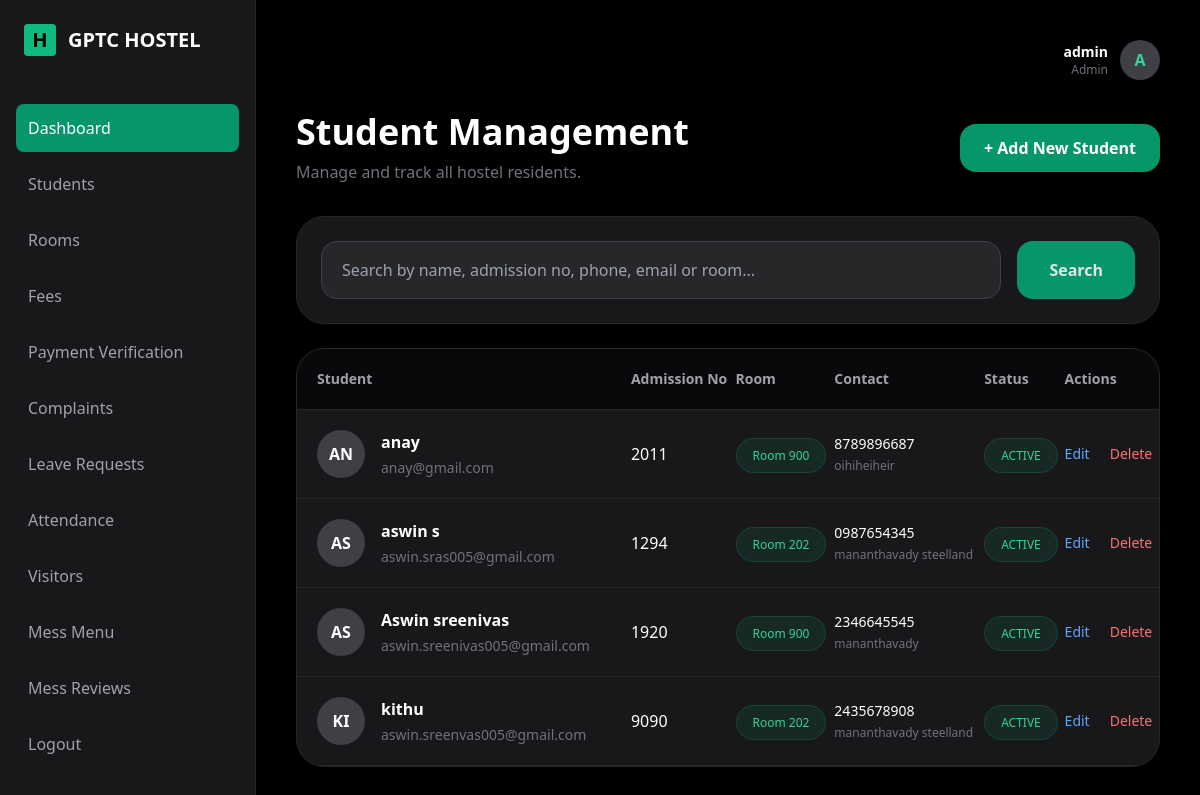
The app's page /admin/students.php (signed in) with its own data.
### tables this page shows
CREATE TABLE `students` (
  `student_id` int(11) NOT NULL,
  `user_id` int(11) DEFAULT NULL,
  `parent_id` int(11) DEFAULT NULL,
  `admission_no` varchar(50) DEFAULT NULL,
  `full_name` varchar(100) DEFAULT NULL,
  `gender` enum('male','female','other') DEFAULT NULL,
  `dob` date DEFAULT NULL,
  `course` varchar(100) DEFAULT NULL,
  `department` varchar(100) DEFAULT NULL,
  `year` int(11) DEFAULT NULL,
  `phone` varchar(20) DEFAULT NULL,
  `email` varchar(100) DEFAULT NULL,
  `address` text DEFAULT NULL,
  `blood_group` varchar(10) DEFAULT NULL,
  `photo` varchar(255) DEFAULT NULL,
  `join_date` date DEFAULT NULL,
  `status` enum('active','left','suspended') DEFAULT 'active',
  `created_at` timestamp NOT NULL DEFAULT current_timestamp()
);

CREATE TABLE `rooms` (
  `room_id` int(11) NOT NULL,
  `block_id` int(11) DEFAULT NULL,
  `room_number` varchar(20) DEFAULT NULL,
  `floor` int(11) DEFAULT NULL,
  `capacity` int(11) DEFAULT NULL,
  `current_occupancy` int(11) DEFAULT 0,
  `room_type` enum('single','double','triple','dormitory') DEFAULT NULL,
  `status` enum('available','full','maintenance') DEFAULT 'available',
  `created_at` timestamp NOT NULL DEFAULT current_timestamp()
);

### admin/students.php (the view, shortened to what this page needs)
<?php
$search = isset($_GET['search'])
? mysqli_real_escape_string($conn,$_GET['search'])
: '';
$where="";
$students = mysqli_query($conn,"
SELECT
students.*,
rooms.room_number
FROM students
LEFT JOIN room_allocations
ON students.student_id = room_allocations.student_id
AND room_allocations.status='active'
LEFT JOIN rooms
ON room_allocations.room_id = rooms.room_id
$where
ORDER BY students.full_name ASC
");
?>
<!DOCTYPE html>
<html>
<head>
<script src="https://cdn.tailwindcss.com"></script>
</head>
<body class="bg-black text-zinc-200">
<div class="flex min-h-screen">
<?php include("layout/sidebar.php"); ?>
<div class="flex-1 p-10">
<?php include("layout/header.php"); ?>
<div class="flex justify-between items-center mb-8">
<div>
<h1 class="text-4xl font-black text-white">
Student Management
</h1>
<p class="text-zinc-500 mt-2">
Manage and track all hostel residents.
</p>
</div>
<a
href="add_student.php"
class="bg-emerald-600 hover:bg-emerald-500 transition px-6 py-3 rounded-2xl text-white font-semibold">
+ Add New Student
</a>
</div>
<div class="card rounded-[28px] p-6 mb-6">
<form method="GET">
<div class="flex gap-4">
<input
type="text"
name="search"
value="<?php echo $search; ?>"
placeholder="Search by name, admission no, phone, email or room..."
class="search text-white px-5 py-4 rounded-2xl w-full"
>
<button
type="submit"
class="bg-emerald-600 hover:bg-emerald-500 transition px-8 rounded-2xl font-semibold">
Search
</button>
</div>
</form>
</div>
<div class="card rounded-[28px] overflow-hidden">
<div class="overflow-x-auto">
<table class="w-full text-left">
<thead class="bg-zinc-950 border-b border-zinc-800 text-zinc-400 text-sm">
<tr>
<th class="p-5">Student</th>
<th>Admission No</th>
<th>Room</th>
<th>Contact</th>
<th>Status</th>
<th>Actions</th>
</tr>
</thead>
<tbody>
<?php if(mysqli_num_rows($students)>0){ ?>
<?php while($row=mysqli_fetch_assoc($students)){ ?>
<tr class="border-b border-zinc-800 transition">
<td class="p-5">
<div class="flex items-center gap-4">
<div class="w-12 h-12 rounded-full bg-zinc-700 flex items-center justify-center font-bold text-white">
<?php echo strtoupper(substr($row['full_name'],0,2)); ?>
</div>
<div>
<div class="text-white font-semibold">
<?php echo $row['full_name']; ?>
</div>
<div class="text-zinc-500 text-sm mt-1">
<?php echo $row['email']; ?>
</div>
</div>
</div>
</td>
<td>
<div class="text-white">
<?php echo $row['admission_no']; ?>
</div>
</td>
<td>
<?php
if($row['room_number']){
echo "
<span class='bg-emerald-500/10 text-emerald-400 border border-emerald-500/20 px-4 py-2 rounded-full text-xs'>
Room ".$row['room_number']."
</span>
";
}else{
echo "
<span class='text-zinc-500 text-sm'>
Not Assigned
</span>
";
}
?>
</td>
<td>
<div class="text-sm text-white">
<?php echo $row['phone']; ?>
</div>
<div class="text-xs text-zinc-500 mt-1">
<?php echo $row['address']; ?>
</div>
</td>
<td>
<span class="bg-emerald-500/10 text-emerald-400 border border-emerald-500/20 px-4 py-2 rounded-full text-xs">
ACTIVE
</span>
</td>
<td>
<div class="flex gap-5 text-sm">
<a
href="edit_student.php?id=<?php echo $row['student_id']; ?>"
class="text-blue-400 hover:text-blue-300 transition">
Edit
</a>
<a
href="delete_student.php?id=<?php echo $row['student_id']; ?>"
onclick="return confirm('Delete this student?')"
class="text-red-400 hover:text-red-300 transition">
Delete
</a>
</div>
</td>
</tr>
<?php } ?>
<?php } ?>
</tbody>
</table>
</div>
</div>
</div>
</div>
</body>
</html>

### admin/students.php (style rules this page uses)
body { background:#020617; font-family:system-ui; }
.card { background:#18181b; border:1px solid #27272a; }
.search { background:#27272a; border:1px solid #3f3f46; outline:none; transition:.3s; }

### records on screen
students: full_name "AN", full_name "anay", email "anay@gmail.com", admission_no "2011", rooms.room_number "900", phone "8789896687", address "oihiheiheir"
students: full_name "AS", full_name "aswin s", email "aswin.sras005@gmail.com", admission_no "1294", rooms.room_number "202", phone "0987654345", address "mananthavady steelland"
students: full_name "AS", full_name "Aswin sreenivas", email "aswin.sreenivas005@gmail.com", admission_no "1920", rooms.room_number "900", phone "2346645545", address "mananthavady"
students: full_name "KI", full_name "kithu", email "aswin.sreenvas005@gmail.com", admission_no "9090", rooms.room_number "202", phone "2435678908", address "mananthavady steelland"

### other values on screen
$_SESSION['username'] "admin"
